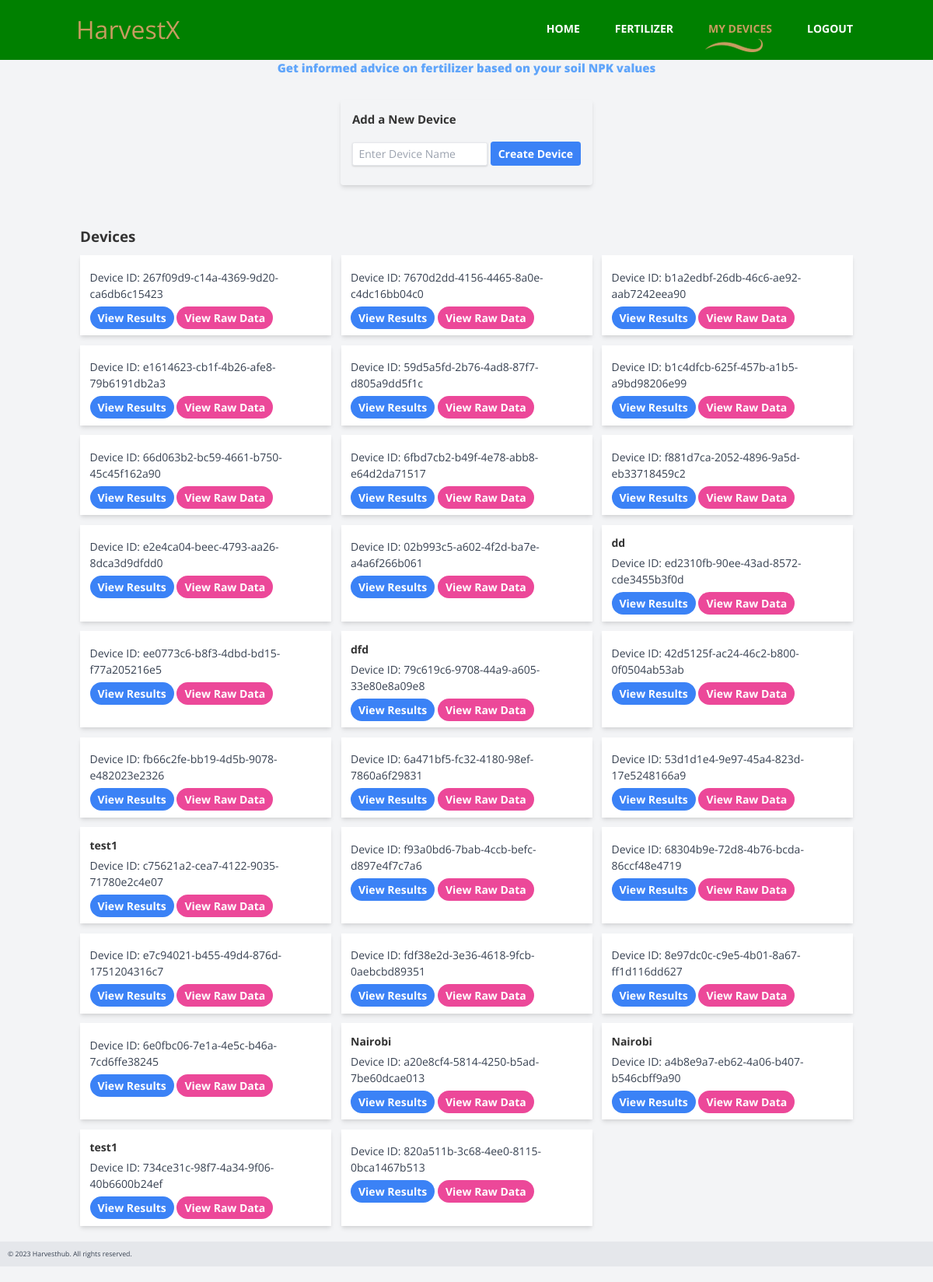
The app's page /index.html (signed in) with its own data.
### app.py (models this page shows)
class Device(db.Model):
    id = db.Column(db.Integer, primary_key=True)
    device_code = db.Column(db.String)
    user_id = db.Column(db.Integer)
    name = db.Column(db.String(50))

### app.py (the view)
@app.route('/')
@app.route("/index.html")
def index():  # put application's code here
    if current_user.is_authenticated:
        user_devices = Device.query.filter_by(user_id=current_user.id).all()
        return render_template('devices.html', devices=user_devices)
    return render_template("index.html")

### app.py (called while the page is built)
@login_manager.user_loader
def load_user(user_id):
    return User.query.get(int(user_id))

### templates/devices.html (shortened to what this page needs)
{% extends "layout.html" %}
{% block nav %}
<li><a href="/index.html">Home</a></li>
<li><a href="FertilizerRecommendation" >Fertilizer</a></li>
    <li><a href="devices" class="active" >My Devices</a></li>
     <li><a href="{{ url_for("logout") }}" >Logout</a></li>
{% endblock %}
{% block body %}
<body class="bg-gray-100">
<h2 style="text-align: center;" class="text-2xl font-bold text-blue-400">
  <b>Get informed advice on fertilizer based on your soil NPK values</b>
</h2>
<br >
    <div class="flex justify-center items-center py-4">
    <div class="bg-gray-100 p-6 rounded-md shadow-md mb-8 max-w-l ">
  <h1 class="text-2xl font-bold mb-4">Add a New Device</h1>
  <form action="{{ url_for('create_device') }}" method="post">
            <input
              class="shadow appearance-none border rounded w-120 h-19 my-4 py-2 px-3 text-gray-700 leading-tight focus:outline-none focus:shadow-outline"
              id="name"
              type="text"
              placeholder="Enter Device Name"
              name="name"
            />
    <button type="submit" class="bg-blue-500 hover:bg-blue-600 text-white font-bold py-2 px-4 rounded-md mb-4">
      Create Device
    </button>
  </form>
</div>
    </div>
    <div class="container mx-auto mt-10">
        <h1 class="text-3xl font-bold mb-5">Devices</h1>
        <ul class="grid grid-cols-1 md:grid-cols-2 lg:grid-cols-3 gap-5">
            {% for device in devices %}
                <li class="bg-white p-5 shadow-md">
                    <div class="flex items-center justify-between mb-2">
                        <span class="font-bold">{{ device.name }}</span>
                    </div>
                    <div class="text-gray-700">
                        <p>Device ID: {{ device.device_code }}</p>
                    </div>
                    <div class="mt-4">
                        <a href="{{ url_for('predictions', device_id=device.id) }}" class="bg-blue-500 hover:bg-blue-600 text-white font-bold py-2 px-4 rounded-full">View Results</a>
                     <a href="{{ url_for('historic_data', device_id=device.id) }}" class="bg-pink-500 hover:bg-gray-600 text-white font-bold py-2 px-4 rounded-full">View Raw Data</a>
                    </div>
                </li>
            {% endfor %}
        </ul>
    </div>
</body>
{% endblock %}

### static/css/templatemo-style.css (style rules this page uses)
body { overflow-x: hidden; }
ul { margin: 0; padding: 0; }
* { font-family: 'Open Sans', sans-serif; }
.container { max-width: 960px; }
.tm-nav li { list-style: none; float: left; }
.tm-nav li a { color: white; display: inline-block; padding: 15px 15px 20px 30px; -webkit-transition: all 0.3s ease; transition: all 0.3s ease; }
.tm-nav li a:hover, .tm-nav li a:focus, .tm-nav li a.active { color: #c79c60; text-decoration: none; }
.tm-nav li a.active { background: url(../img/logo.png) no-repeat, url(../img/nav-underline.png) no-repeat; background-size: 20px, 74px 17px; background-position: 0% 30%, center bottom; }

### templates/layout.html (style rules this page uses)
html body { background-color: #e4e4e4; }

### records on screen
Device: device_code "267f09d9-c14a-4369-9d20-ca6db6c15423"
Device: device_code "7670d2dd-4156-4465-8a0e-c4dc16bb04c0"
Device: device_code "b1a2edbf-26db-46c6-ae92-aab7242eea90"
Device: device_code "e1614623-cb1f-4b26-afe8-79b6191db2a3"
Device: device_code "59d5a5fd-2b76-4ad8-87f7-d805a9dd5f1c"
Device: device_code "b1c4dfcb-625f-457b-a1b5-a9bd98206e99"
Device: device_code "66d063b2-bc59-4661-b750-45c45f162a90"
Device: device_code "6fbd7cb2-b49f-4e78-abb8-e64d2da71517"
Device: device_code "f881d7ca-2052-4896-9a5d-eb33718459c2"
Device: device_code "e2e4ca04-beec-4793-aa26-8dca3d9dfdd0"
Device: device_code "02b993c5-a602-4f2d-ba7e-a4a6f266b061"
Device: name "dd", device_code "ed2310fb-90ee-43ad-8572-cde3455b3f0d"
Device: device_code "ee0773c6-b8f3-4dbd-bd15-f77a205216e5"
Device: name "dfd", device_code "79c619c6-9708-44a9-a605-33e80e8a09e8"
Device: device_code "42d5125f-ac24-46c2-b800-0f0504ab53ab"
Device: device_code "fb66c2fe-bb19-4d5b-9078-e482023e2326"
Device: device_code "6a471bf5-fc32-4180-98ef-7860a6f29831"
Device: device_code "53d1d1e4-9e97-45a4-823d-17e5248166a9"
Device: name "test1", device_code "c75621a2-cea7-4122-9035-71780e2c4e07"
Device: device_code "f93a0bd6-7bab-4ccb-befc-d897e4f7c7a6"
Device: device_code "68304b9e-72d8-4b76-bcda-86ccf48e4719"
Device: device_code "e7c94021-b455-49d4-876d-1751204316c7"
Device: device_code "fdf38e2d-3e36-4618-9fcb-0aebcbd89351"
Device: device_code "8e97dc0c-c9e5-4b01-8a67-ff1d116dd627"
Device: device_code "6e0fbc06-7e1a-4e5c-b46a-7cd6ffe38245"
Device: name "Nairobi", device_code "a20e8cf4-5814-4250-b5ad-7be60dcae013"
Device: name "Nairobi", device_code "a4b8e9a7-eb62-4a06-b407-b546cbff9a90"
Device: name "test1", device_code "734ce31c-98f7-4a34-9f06-40b6600b24ef"
Device: device_code "820a511b-3c68-4ee0-8115-0bca1467b513"
